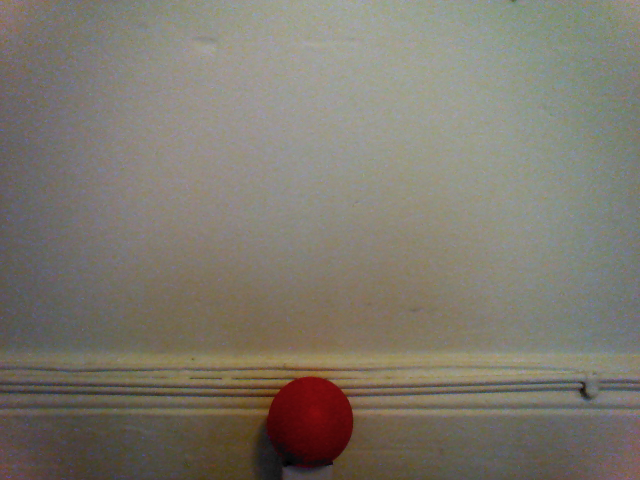
#> input picture OpenCVFiles/ball.png, 640 x 480 px
$ python thresholdBall.py   (Python 2 division)
#> lines starting #> are read from the running program, lines starting #| are printed output that depends on the picture; after the words box and inside, x2 and y2 are one past the last pixel; in counts of white or black regions, pixels touching at a corner belong together
# -*- encoding: UTF-8 -*-
# Get an image from NAO. Display it and save it using PIL.

import sys
import time

# Python Image Library
import Image
import cv2
import cv2.cv as cv
import numpy as np
from matplotlib import pyplot as plt

img = cv2.imread('ball.png')
#> img is the input picture: shape (480, 640, 3); mean B, G, R 109.9, 120.6, 125.8
# Convert BGR to HSV
hsv = cv2.cvtColor(img, cv2.COLOR_BGR2HSV)
#> hsv: shape (480, 640, 3); mean H, S, V 45.5, 42.6, 128.2

# define range of blue color in HSV
lower_valuespos = np.array([0,217,0])
upper_valuespos = np.array([2,240,255])

# define range of blue color in HSV
lower_valuesneg = np.array([177,217,0])
upper_valuesneg = np.array([180,240,255])

# Threshold the HSV image to get only blue colors
mask1 = cv2.inRange(hsv, lower_valuespos, upper_valuespos)
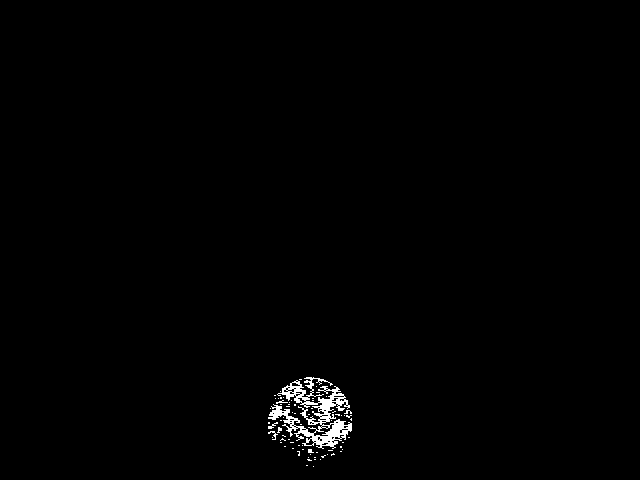
#> mask1: shape (480, 640); 0.79% white; 71 white regions (68 under 20 px), largest, box (x1, y1, x2, y2) and area: (268, 377, 352, 449) 2145, (268, 431, 278, 440) 29, (268, 422, 278, 429) 26
mask2 = cv2.inRange(hsv, lower_valuesneg, upper_valuesneg)
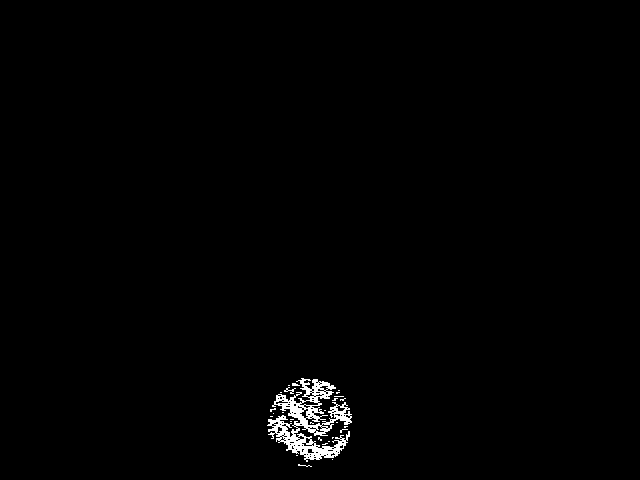
#> mask2: shape (480, 640); 0.95% white; 28 white regions (26 under 20 px), largest, box (x1, y1, x2, y2) and area: (267, 378, 352, 462) 2734, (284, 387, 296, 394) 30

mask = cv2.add(mask1,mask2)
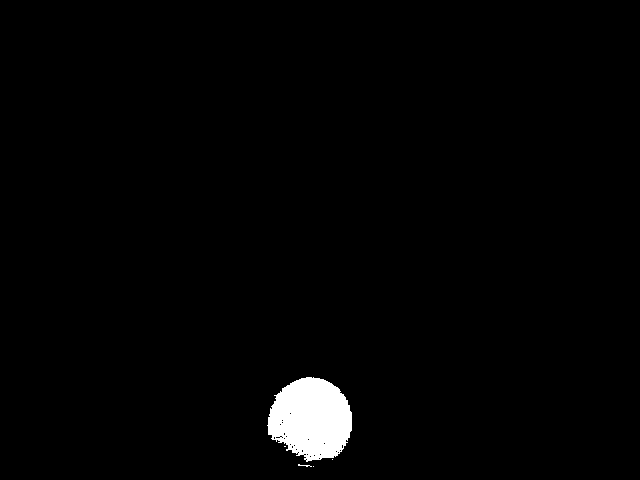
#> mask: shape (480, 640); 1.7% white; 5 white regions (4 under 20 px), largest, box (x1, y1, x2, y2) and area: (267, 377, 352, 462) 5333

kernel = np.ones((5,5),np.uint8)
mask = cv2.morphologyEx(mask, cv2.MORPH_CLOSE, kernel)
#> mask: shape (480, 640); 1.8% white; 1 white region, box (x1, y1, x2, y2) and area: (267, 377, 352, 467) 5463

# Bitwise-AND mask and original image
res = cv2.bitwise_and(img,img, mask= mask)
grayim = cv2.cvtColor(res,cv2.COLOR_BGR2GRAY)
cv2.imshow('Grayscale',mask)
cv2.waitKey(1000)

circles = cv2.HoughCircles(mask,cv.CV_HOUGH_GRADIENT,1,20,
                            param1=100,param2=30,minRadius=5,maxRadius=150)
#> circles = None

if circles is None:
    print "There is no circles"
else:
    circles = np.uint16(np.around(circles))
#> (the run stopped early here; a loop or call above may not have finished)
